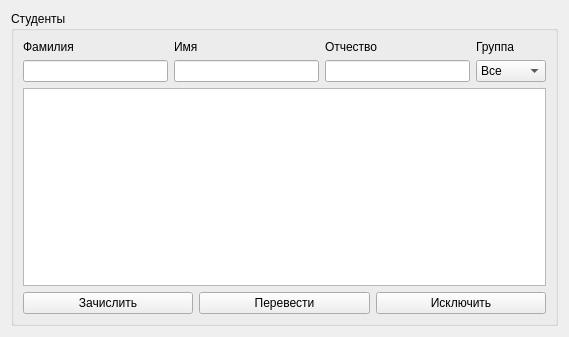
<?xml version="1.0" encoding="UTF-8"?>
<ui version="4.0">
 <class>Students</class>
 <widget class="QWidget" name="Students">
  <property name="geometry">
   <rect>
    <x>0</x>
    <y>0</y>
    <width>569</width>
    <height>337</height>
   </rect>
  </property>
  <property name="windowTitle">
   <string>Form</string>
  </property>
  <layout class="QVBoxLayout" name="verticalLayout_7">
   <item>
    <widget class="QGroupBox" name="groupBox">
     <property name="title">
      <string>Студенты</string>
     </property>
     <layout class="QVBoxLayout" name="verticalLayout_6">
      <item>
       <layout class="QVBoxLayout" name="verticalLayout_5">
        <item>
         <layout class="QHBoxLayout" name="_2">
          <item>
           <layout class="QVBoxLayout" name="verticalLayout">
            <item>
             <widget class="QLabel" name="label">
              <property name="text">
               <string>Фамилия</string>
              </property>
             </widget>
            </item>
            <item>
             <widget class="QLineEdit" name="surnameEdit"/>
            </item>
           </layout>
          </item>
          <item>
           <layout class="QVBoxLayout" name="verticalLayout_2">
            <item>
             <widget class="QLabel" name="label_2">
              <property name="text">
               <string>Имя</string>
              </property>
             </widget>
            </item>
            <item>
             <widget class="QLineEdit" name="nameEdit"/>
            </item>
           </layout>
          </item>
          <item>
           <layout class="QVBoxLayout" name="verticalLayout_3">
            <item>
             <widget class="QLabel" name="label_3">
              <property name="text">
               <string>Отчество</string>
              </property>
             </widget>
            </item>
            <item>
             <widget class="QLineEdit" name="patroEdit"/>
            </item>
           </layout>
          </item>
          <item>
           <layout class="QVBoxLayout" name="verticalLayout_4">
            <item>
             <widget class="QLabel" name="label_4">
              <property name="text">
               <string>Группа</string>
              </property>
             </widget>
            </item>
            <item>
             <widget class="QComboBox" name="groupsBox">
              <property name="minimumSize">
               <size>
                <width>70</width>
                <height>0</height>
               </size>
              </property>
              <item>
               <property name="text">
                <string>Все</string>
               </property>
              </item>
             </widget>
            </item>
           </layout>
          </item>
         </layout>
        </item>
        <item>
         <widget class="QTableView" name="tableView"/>
        </item>
        <item>
         <layout class="QHBoxLayout" name="horizontalLayout">
          <item>
           <widget class="QPushButton" name="pushButton">
            <property name="text">
             <string>Зачислить</string>
            </property>
           </widget>
          </item>
          <item>
           <widget class="QPushButton" name="pushButton_2">
            <property name="text">
             <string>Перевести</string>
            </property>
           </widget>
          </item>
          <item>
           <widget class="QPushButton" name="pushButton_3">
            <property name="text">
             <string>Исключить</string>
            </property>
           </widget>
          </item>
         </layout>
        </item>
       </layout>
      </item>
     </layout>
    </widget>
   </item>
  </layout>
 </widget>
 <resources/>
 <connections/>
</ui>
